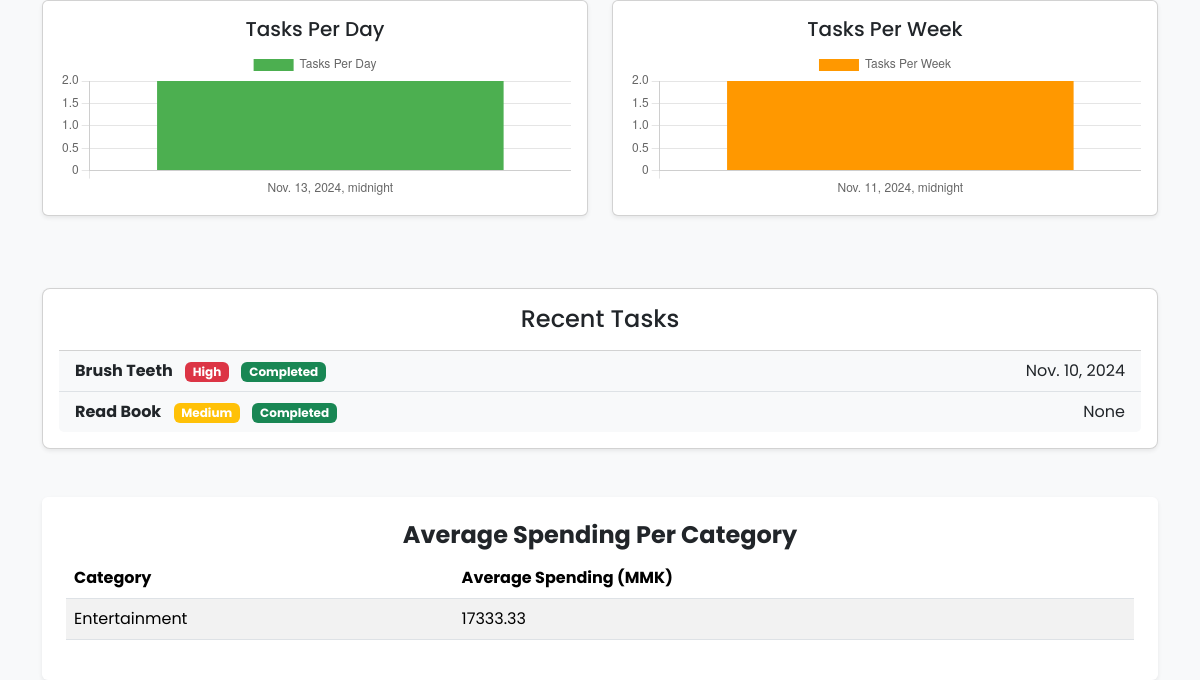
The page / (signed in, lower part) on the database as committed earlier.
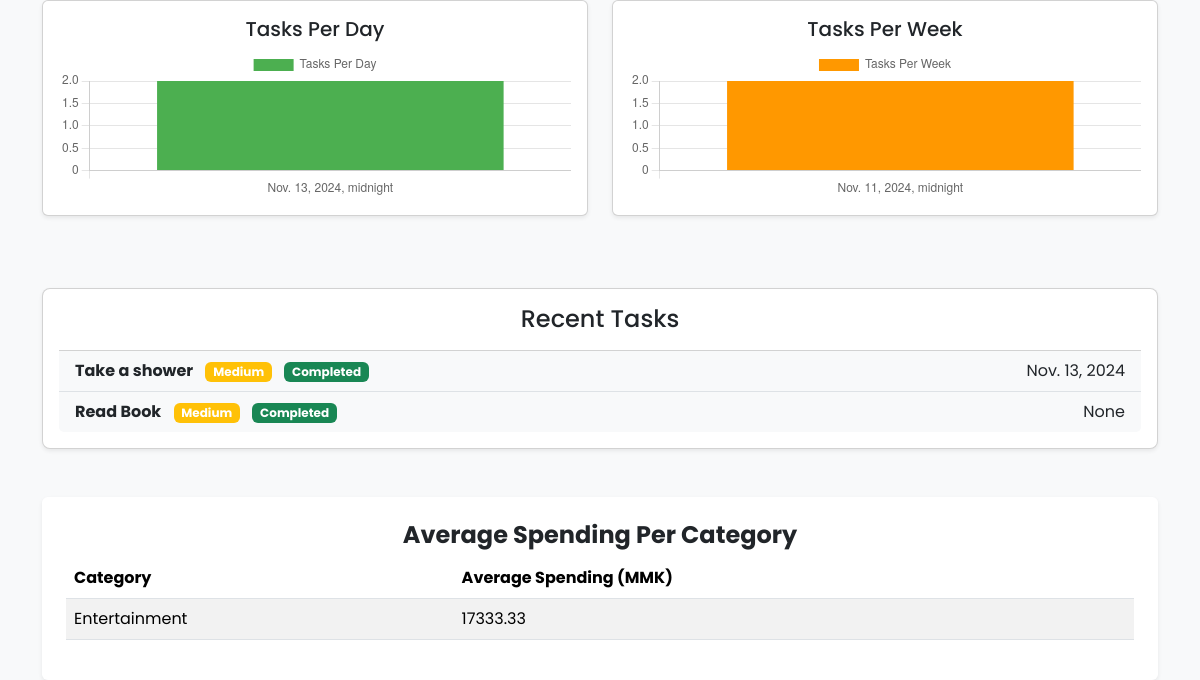
The same page on the database as committed later.
### todo/models.py (models this page shows, shortened)
class Task(models.Model):
    PRIORITY_CHOICES = [
        ('low', 'Low'),
        ('medium', 'Medium'),
        ('high', 'High'),
    ]
    STATUS_CHOICES = [
        ('pending', 'Pending'),
        ('completed', 'Completed'),
    ]
    RECURRING_CHOICES = [
        ('none', 'None'),
        ('daily', 'Daily'),
        ('weekly', 'Weekly'),
        ('monthly', 'Monthly'),
    ]
    user = models.ForeignKey(User, on_delete=models.CASCADE)
    title = models.CharField(max_length=255)
    description = models.TextField(blank=True, null=True)
    priority = models.CharField(max_length=6, choices=PRIORITY_CHOICES, default='medium')
    due_date = models.DateField(blank=True, null=True)
    status = models.CharField(max_length=10, choices=STATUS_CHOICES, default='pending')
    recurring = models.CharField(max_length=10, choices=RECURRING_CHOICES, default='none')
    order = models.IntegerField(default=0)
    completed_at = models.DateTimeField(null=True, blank=True)

### dashboard/views.py (the view)
# urls.py: path('', dashboard_view, name="dashboard_view")
@login_required
@cache_page(60 * 15)  # Cache for 15 minutes
def dashboard_view(request):
    today = datetime.today()
    start_of_month = today.replace(day=1)
    start_date = request.GET.get('start_date')
    end_date = request.GET.get('end_date')
    try:
        start_date = datetime.strptime(start_date, '%Y-%m-%d') if start_date else start_of_month
        end_date = datetime.strptime(end_date, '%Y-%m-%d') if end_date else today
    except ValueError:
        start_date, end_date = start_of_month, today
    expenses = Expense.objects.filter(user=request.user, date__range=[start_date, end_date]).select_related('category')
    incomes = Income.objects.filter(user=request.user, date__range=[start_date, end_date]).select_related('source')
    total_spending = expenses.aggregate(Sum('amount'))['amount__sum'] or 0
    total_income = incomes.aggregate(Sum('amount'))['amount__sum'] or 0
    balance = total_income - total_spending
    avg_spending_per_category = expenses.values('category').annotate(avg_amount=Avg('amount'))
    daily_expenses = expenses.annotate(day=TruncDay('date')).values('day').annotate(total=Sum('amount')).order_by('day')
    daily_income = incomes.annotate(day=TruncDay('date')).values('day').annotate(total=Sum('amount')).order_by('day')
    tasks = Task.objects.filter(user=request.user)
    pending_tasks = tasks.filter(status='pending').count()
    completed_tasks = tasks.filter(status='completed').count()
    recent_tasks = tasks.order_by('-due_date')[:5]
    soon_due_tasks = tasks.filter(due_date__range=[timezone.now(), timezone.now() + timedelta(days=1)], status='pending')
    on_time_tasks = tasks.filter(status='completed', due_date__gte=F('completed_at')).count()
    overdue_tasks = tasks.filter(status='completed', due_date__lt=F('completed_at')).count()
    tasks_per_day = tasks.filter(status='completed').annotate(day=TruncDay('completed_at')).values('day').annotate(count=Count('id'))
    tasks_per_week = tasks.filter(status='completed').annotate(week=TruncWeek('completed_at')).values('week').annotate(count=Count('id'))
    spending_by_category = expenses.values('category').annotate(total=Sum('amount')).order_by('-total')
    weather_info, weather_alert = fetch_weather_info()
    context = {
        'total_spending': total_spending,
        'total_income': total_income,
        'balance': balance,
        'avg_spending_per_category': avg_spending_per_category,
        'daily_expenses': daily_expenses,
        'daily_income': daily_income,
        'start_date': start_date,
        'end_date': end_date,
        'pending_tasks': pending_tasks,
        'completed_tasks': completed_tasks,
        'recent_tasks': recent_tasks,
        'soon_due_tasks': soon_due_tasks,
        'on_time_tasks': on_time_tasks,
        'overdue_tasks': overdue_tasks,
        'tasks_per_day': tasks_per_day,
        'tasks_per_week': tasks_per_week,
        'spending_by_category': spending_by_category,
        'weather_alert': weather_alert,
        'weather_info': weather_info
    }
    return render(request, 'dashboard.html', context)

### todo/templatetags/task_tags.py (called while the page is built)
@register.filter
def task_priority_color(priority):
    colors = {
        'high': 'bg-danger',
        'medium': 'bg-warning',
        'low': 'bg-secondary',
    }
    return colors.get(priority, 'bg-secondary')

@register.filter
def task_status_color(status):
    colors = {
        'completed': 'bg-success',
        'pending': 'bg-primary',
    }
    return colors.get(status, 'bg-primary')

### templates/dashboard.html (shortened to what the changed rows need)
{% extends 'base.html' %}
{% load static %}
{% load task_tags %}
{% block content %}
<div class="container mt-5">
    <div class="card task-list mt-5 shadow-sm p-3 animate-fade-in">
        <ul class="list-group list-group-flush">
            {% for task in recent_tasks %}
            <li class="list-group-item d-flex justify-content-between align-items-center task-item">
                <div>
                    <strong>{{ task.title }}</strong>
                    <span class="badge {{ task.priority|task_priority_color }} ms-2 animate-badge">{{ task.get_priority_display }}</span>
                    <span class="badge {{ task.status|task_status_color }} ms-2 animate-badge">{{ task.get_status_display }}</span>
                </div>
                <span>{{ task.due_date }}</span>
            </li>
            {% empty %}
            <li class="list-group-item text-center text-muted">No recent tasks available.</li>
            {% endfor %}
        </ul>
    </div>
    <div class="row mt-5">
        <div class="col-12">
            <div class="card shadow-sm p-4 border-0 animate-fade-in">
                <table class="table table-striped table-hover average-spending-table">
                    <thead>
                        <tr>
                            <th>Category</th>
                            <th>Average Spending (MMK)</th>
                        </tr>
                    </thead>
                    <tbody>
                        {% for entry in avg_spending_per_category %}
                        <tr>
                            <td>{{ entry.category }}</td>
                            <td>{{ entry.avg_amount|floatformat:2 }}</td>
                        </tr>
                        {% empty %}
                        <tr>
                            <td colspan="2" class="text-center">No data available for this period.</td>
                        </tr>
                        {% endfor %}
                    </tbody>
                </table>
            </div>
        </div>
    </div>
</div>
<script>
    var chartData = {
        onTimeTasks: {{ on_time_tasks }},
        overdueTasks: {{ overdue_tasks }},
        dayLabels: [{% for day in tasks_per_day %}'{{ day.day }}',{% endfor %}],
        dayCounts: [{% for day in tasks_per_day %}{{ day.count }},{% endfor %}],
        weekLabels: [{% for week in tasks_per_week %}'{{ week.week }}',{% endfor %}],
        weekCounts: [{% for week in tasks_per_week %}{{ week.count }},{% endfor %}],
        categoryLabels: [{% for entry in spending_by_category %}'{{ entry.category }}',{% endfor %}],
        categoryTotals: [{% for entry in spending_by_category %}{{ entry.total }},{% endfor %}]
    };
    document.addEventListener("DOMContentLoaded", function() {
        const ctx1 = document.getElementById('completionTrendsChart').getContext('2d');
        const ctx2 = document.getElementById('spendingByCategoryChart').getContext('2d');
        const ctx3 = document.getElementById('tasksPerDayChart').getContext('2d');
        const ctx4 = document.getElementById('tasksPerWeekChart').getContext('2d');
        new Chart(ctx1, {
            type: 'line',
            data: {
                labels: chartData.dayLabels,
                datasets: [{ label: 'Tasks', data: chartData.dayCounts, borderColor: '#007bff', fill: false }]
            },
            options: { animation: { easing: 'easeInOutQuart', duration: 1500 } }
        });
        new Chart(ctx2, {
            type: 'pie',
            data: {
                labels: chartData.categoryLabels,
                datasets: [{ data: chartData.categoryTotals, backgroundColor: ['#ff6384', '#36a2eb', '#cc65fe', '#ffce56'] }]
            },
            options: { animation: { animateRotate: true, animateScale: true } }
        });
        new Chart(ctx3, {
            type: 'bar',
            data: {
                labels: chartData.dayLabels,
                datasets: [{ label: 'Tasks Per Day', data: chartData.dayCounts, backgroundColor: '#4CAF50' }]
            },
            options: { animation: { easing: 'easeOutBounce', duration: 1200 } }
        });
        new Chart(ctx4, {
            type: 'bar',
            data: {
                labels: chartData.weekLabels,
                datasets: [{ label: 'Tasks Per Week', data: chartData.weekCounts, backgroundColor: '#FF9800' }]
            },
            options: { animation: { easing: 'easeOutBounce', duration: 1200 } }
        });
    });
    function toggleTheme() {
        document.body.classList.toggle('dark-mode');
        const btn = document.getElementById('themeToggle');
        btn.textContent = document.body.classList.contains('dark-mode') ? 'Light Mode' : 'Dark Mode';
    }
</script>
{% endblock %}

Rows that differ between the two databases and show on the page:
removed Task: title "Brush Teeth", priority "High", status "Completed", due_date "Nov. 10, 2024"
added Task: title "Take a shower", priority "Medium", status "Completed", due_date "Nov. 13, 2024"
